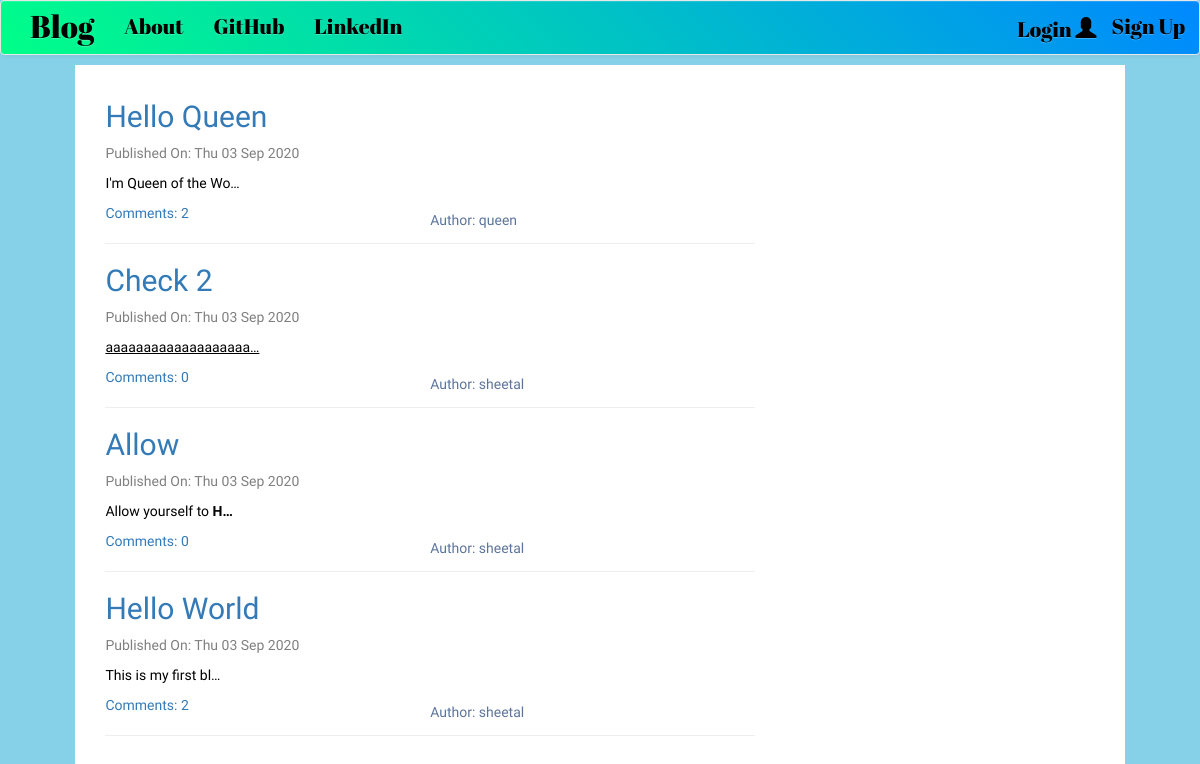
The page / on the database its author committed.
### blog/models.py (models this page shows, shortened)
class Post(models.Model):
    author = models.ForeignKey('auth.User',on_delete=models.CASCADE)
    title = models.CharField(max_length=200)
    text = models.TextField()
    created_date = models.DateTimeField(default=timezone.now)
    published_date = models.DateTimeField(blank=True,null=True)
    def approve_comments(self):
        return self.comments.filter(approved_comment=True)

### blog/views.py (the view)
# urls.py: path('',views.PostListView.as_view(),name='post_list'),
class PostListView(ListView):
    model = Post
    def get_queryset(self):
        return Post.objects.filter(published_date__lte=timezone.now()).order_by('-published_date')

### blog/templates/blog/post_list.html
<!DOCTYPE html>
{% extends 'blog/base.html' %}
{% block content %}
<div class="centerstage">
  {% for post in post_list %}
    <div class="post_lists">
        {% if post.published_date %}
          <h2> <a href="{% url 'post_detail' pk=post.pk %}"> {{post.title}} </a> </h2>
          <div class="date">
            <p>Published On: {{post.published_date|date:"D d M Y"}}</p>
          </div>
        {% else %}
          <h3> <a id="drafts" href="{% url 'post_detail' pk=post.pk %}"> {{post.title}} </a> </h3>
          <div class="date">
            <p>Created On: {{post.created_date|date:"D d M Y"}}</p>
          </div>
        {% endif %}
        <p>{{post.text|safe|linebreaksbr|truncatechars_html:20}}</p>
        <a href="{% url 'post_detail' pk=post.pk %}">Comments: {{post.approve_comments.count}}</a>
        <div class="floatclass author">
          <h5>Author: {{post.author}} </h5>
        </div>
    </div>
    <hr>
  {% empty %}
      <p>No Blogs available</p>
  {% endfor %}
</div>
{% endblock %}

### blog/templates/blog/base.html (shortened to what this page needs)
<!DOCTYPE html>
{% load static  %}
<html lang="en" dir="ltr">
  <head>
    <link rel="stylesheet" href="https://maxcdn.bootstrapcdn.com/bootstrap/3.3.7/css/bootstrap.min.css">
    <link rel="stylesheet" href="https://maxcdn.bootstrapcdn.com/bootstrap/3.3.7/css/bootstrap-theme.min.css">
    <link rel="stylesheet" href="//cdn.jsdelivr.net/npm/medium-editor@latest/dist/css/medium-editor.min.css" type="text/css" media="screen" charset="utf-8">
    <link rel="stylesheet" href="{% static 'css/blog.css' %}">
  </head>
  <body class="format-body">
    <nav class="navbar navbar-default custom-navbar loader techfont">
      <div class="container">
        <ul class="nav navbar-nav">
        <li> <a class="navbar-brand bigbrand" href="{% url 'post_list' %}">Blog</a> </li>
        <li> <a class="nav-text" href="{% url 'about' %}">About</a> </li>
        <li> <a class="nav-text" href="https://www.github.com">GitHub</a> </li>
        <li> <a class="nav-text" href="https://www.linkedin.com">LinkedIn</a> </li>
        </ul>
        <ul class="nav navbar-nav navbar-right">
          {% if user.is_authenticated %}
          <li> <a class="nav-text" href="{% url 'post_new' %}">New Post</a> </li>
          <li> <a class="nav-text" href="{% url 'post_draft_list' %}">Drafts</a> </li>
          <li> <a class="nav-text" href="{% url 'logout' %}">Logout</a> </li>
          <li> <a class="nav-text" >Welcome {{user.username}}</a> </li>
          {% else %}
          <li> <a class="nav navbar-right nav-text" href="{% url 'login' %}">Login <span class="glyphicon glyphicon-user"></span> </a> </li>
          <li> <a class="nav navbar-right nav-text" href="{% url 'login_user_module:register' %}">Sign Up</a> </li>
          {% endif %}
        </ul>
      </div>
    </nav>
    <div class="content container">
      <div class="row  format-content">
          <div class="col-md-8">
            <div class="blog_posts">
              {% block content %}
              {% endblock %}
            </div>
          </div>
      </div>
    </div>
  </body>
</html>

### blog/static/css/blog.css (style rules this page uses)
.bigbrand { font-size: 1.5em; color: black !important; }
.nav-text { color: black !important; }
.techfont { font-family: 'Abril Fatface', cursive; font-size: 1.5em; margin-bottom: 10px; }
.centerstage { margin-left: auto; margin-right: auto; margin: auto; color: black; }
.date { color: grey; }
.author { color: rgb(92, 116, 156); }
.post_lists { font-family: 'Gayathri', sans-serif; }
.format-body { background: rgb(135, 209, 232); }
.content { position: absolute; margin-left: 5%; margin-right: 5%; margin-top: 0; width: 90%; height: 100%; }
.format-content { padding: 1.1em; background: #FFFFFF; margin-left: auto; margin-right: auto; min-height: 90%; overflow-wrap: break-word; word-wrap: break-word; hyphens: auto; }
h2, h5 { font-family: 'Gayathri', sans-serif; }
.floatclass { float: right; width: 50%; }
.loader { filter:hue-rotate(0deg); background:linear-gradient(45deg,#0f8,#08f); animation:hue 10000ms infinite linear; }

### rows shown on the page
Post: title "Hello Queen", published_date "Thu 03 Sep 2020", text "I'm Queen of the Wo…", approve_comments.count "2", author "queen"
Post: title "Check 2", published_date "Thu 03 Sep 2020", text "aaaaaaaaaaaaaaaaaaa…", approve_comments.count "0", author "sheetal"
Post: title "Allow", published_date "Thu 03 Sep 2020", text "Allow yourself to H…", approve_comments.count "0", author "sheetal"
Post: title "Hello World", published_date "Thu 03 Sep 2020", text "This is my first bl…", approve_comments.count "2", author "sheetal"
